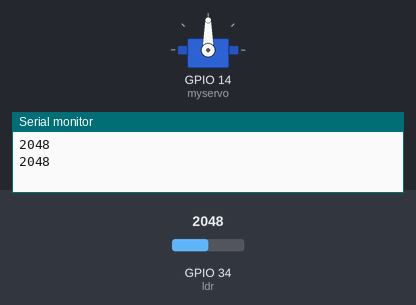
Bench run of a sketch on a simulated ESP32. Parts: servo, the last lines printed to the serial monitor. The inputs (shaded band) are chosen by the test bench; at power-on: GPIO 34 (ldr) = 2048.

Above: at 3.8 s.
3.9 s: GPIO 34 (ldr) set to 1962
At 7.3 s:
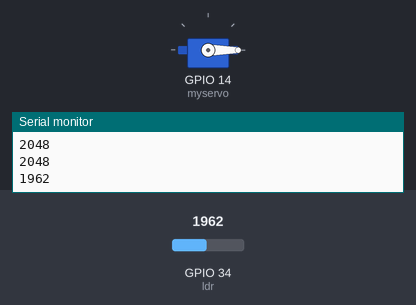
8.5 s: GPIO 34 (ldr) set to 2040
At 10.8 s:
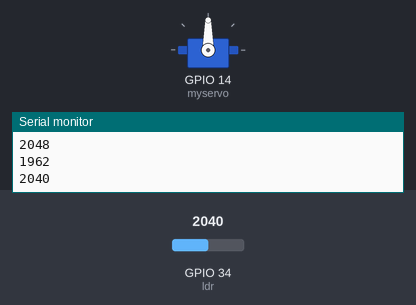
12.4 s: GPIO 34 (ldr) set to 1960
At 16.6 s:
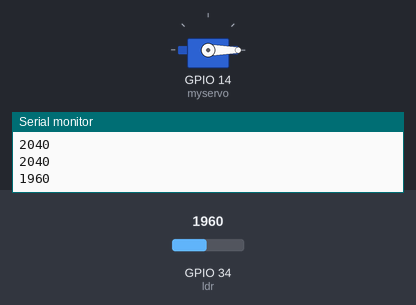
Timing chart, 0 to 18.1 s (numbered marks = the images above; inputs shaded):
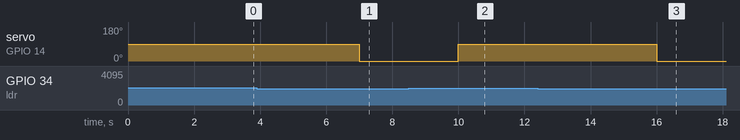

Measured:
- the behaviour switches between 2001 and 2000 on GPIO 34 (ldr) (found by bisection; images 0 and 1)
- after the input at 3.9 s, servo on GPIO 14 (myservo): 90° → 0° after 3.1 s
- after the input at 8.5 s, servo on GPIO 14 (myservo): 0° → 90° after 1.5 s
- after the input at 12.4 s, servo on GPIO 14 (myservo): 90° → 0° after 3.6 s

The sketch:

sensor_tirai_cahaya.ino
```cpp
#include <ESP32Servo.h>
Servo myservo;
const int ldr = 34;


void setup (){
  myservo.attach (14);
  Serial.begin(9600);
}

void loop (){
  int sensor = analogRead(ldr);
  Serial.println(sensor);
  delay (1000);
  if(sensor >2000){
    myservo.write (90);
    delay (2000);
  }else{
    myservo.write (0);
    delay(2000);
  }
}
```
